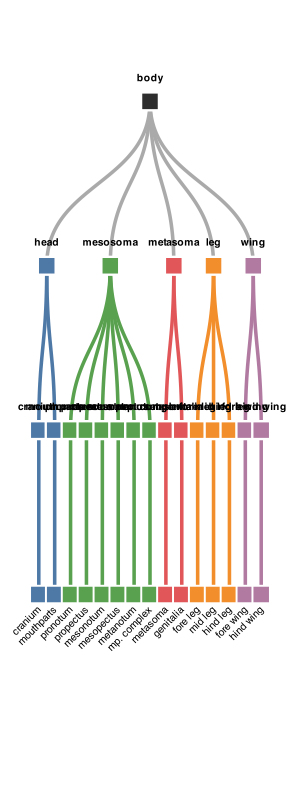

Generate this figure with R:
# install.packages(c("igraph", "ggraph", "ggplot2"))
library(igraph)
library(ggraph)
library(ggplot2)



# ── palette (matches alluvial_base.R) ─────────────────────────────────────────
group_pal <- c(
  head     = "#4e79a7",
  mesosoma = "#59a14f",
  metasoma = "#e15759",
  leg      = "#f28e2b",
  wing     = "#b07aa1",
  body     = "#2d2d2d"
)

# ── edges ──────────────────────────────────────────────────────────────────────
# "metasoma_g" is the internal Level-2 group node; avoids name collision with
# the Level-1 leaf also called "metasoma" (cleaned from "metasoma gen.").
# Edge order controls left-to-right leaf order in the dendrogram.
edges <- rbind(
  data.frame(from = "body",       to = c("head", "mesosoma", "metasoma_g", "leg", "wing")),
  data.frame(from = "head",       to = c("cranium", "mouthparts")),
  data.frame(from = "mesosoma",   to = c("pronotum", "propectus", "mesonotum",
                                          "mesopectus", "metanotum", "mp. complex")),
  data.frame(from = "metasoma_g", to = c("metasoma", "genitalia")),
  data.frame(from = "leg",        to = c("fore leg", "mid leg", "hind leg")),
  data.frame(from = "wing",       to = c("fore wing", "hind wing")),
  # Level-1 → Level-0: each region connects to its own bottom copy
  data.frame(
    from = c("cranium", "mouthparts",
             "pronotum", "propectus", "mesonotum", "mesopectus", "metanotum", "mp. complex",
             "metasoma", "genitalia",
             "fore leg", "mid leg", "hind leg",
             "fore wing", "hind wing"),
    to   = paste0("lf_", c("cranium", "mouthparts",
                            "pronotum", "propectus", "mesonotum", "mesopectus", "metanotum", "mp. complex",
                            "metasoma", "genitalia",
                            "fore leg", "mid leg", "hind leg",
                            "fore wing", "hind wing"))
  )
)

# ── nodes ──────────────────────────────────────────────────────────────────────
nodes <- data.frame(
  name = c(
    "body",
    "head",      "mesosoma",    "metasoma_g",       "leg",            "wing",
    "cranium",   "mouthparts",
    "pronotum",  "propectus",   "mesonotum",        "mesopectus",
    "metanotum", "mp. complex",
    "metasoma",  "genitalia",
    "fore leg",  "mid leg",     "hind leg",
    "fore wing", "hind wing",
    # Level-0 leaves (lf_ prefix for unique igraph names, same display labels)
    paste0("lf_", c("cranium", "mouthparts",
                    "pronotum", "propectus", "mesonotum", "mesopectus", "metanotum", "mp. complex",
                    "metasoma", "genitalia",
                    "fore leg", "mid leg", "hind leg",
                    "fore wing", "hind wing"))
  ),
  label = c(
    "body",
    "head",      "mesosoma",    "metasoma",         "leg",            "wing",
    "cranium",   "mouthparts",
    "pronotum",  "propectus",   "mesonotum",        "mesopectus",
    "metanotum", "mp. complex",
    "metasoma",  "genitalia",
    "fore leg",  "mid leg",     "hind leg",
    "fore wing", "hind wing",
    # same display labels as Level-1
    c("cranium", "mouthparts",
      "pronotum", "propectus", "mesonotum", "mesopectus", "metanotum", "mp. complex",
      "metasoma", "genitalia",
      "fore leg", "mid leg", "hind leg",
      "fore wing", "hind wing")
  ),
  group = c(
    "body",
    "head",      "mesosoma",    "metasoma",         "leg",            "wing",
    "head",      "head",
    "mesosoma",  "mesosoma",    "mesosoma",         "mesosoma",
    "mesosoma",  "mesosoma",
    "metasoma",  "metasoma",
    "leg",       "leg",         "leg",
    "wing",      "wing",
    # Level-0 inherits same groups as Level-1
    c("head",     "head",
      "mesosoma", "mesosoma", "mesosoma", "mesosoma", "mesosoma", "mesosoma",
      "metasoma", "metasoma",
      "leg",      "leg",      "leg",
      "wing",     "wing")
  ),
  stringsAsFactors = FALSE
)

# ── graph ──────────────────────────────────────────────────────────────────────
g <- graph_from_data_frame(edges, vertices = nodes, directed = TRUE)

# ══ OPTIONS ═══════════════════════════════════════════════════════════════════
# Switch between node styles:  "circle"  or  "rect"
node_style <- "rect"

# Circle options
circle_size_internal <- 6   # dot diameter for root + Level-2 nodes
circle_size_leaf     <- 6    # dot diameter for leaf nodes
circle_label_size    <- 3    # text size inside circles

# Rect options
rect_corner_radius   <- 0.3  # unit(r, "lines"); 0 = sharp rectangle
rect_label_size      <- 2.6  # text size inside rectangles
# ══════════════════════════════════════════════════════════════════════════════

# ── node layers ───────────────────────────────────────────────────────────────
# Labels are always OUTSIDE the nodes in black.
# Internal-node labels appear above; leaf labels appear below at 45°.
if (node_style == "circle") {
  node_geoms <- list(
    geom_node_point(
      data = function(x) x[!x$leaf, ],
      aes(fill = group), shape = 21, size = circle_size_internal,
      colour = "white", stroke = 1.2
    ),
    geom_node_point(
      data = function(x) x[x$leaf, ],
      aes(fill = group), shape = 21, size = circle_size_leaf,
      colour = "white", stroke = 1
    ),
    geom_node_text(
      data = function(x) x[!x$leaf, ],
      aes(label = label), colour = "black",
      size = circle_label_size, fontface = "bold",
      nudge_y = 0.12, vjust = 0, hjust = 0.5
    ),
    geom_node_text(
      data = function(x) x[x$leaf, ],
      aes(label = label), colour = "black",
      size = circle_label_size, angle = 45, hjust = 1,
      nudge_y = -0.08
    )
  )
} else {
  # "rect" uses shape 22 (filled square); increase circle_size_internal/leaf
  # to make them bigger. rect_corner_radius is unused in this mode.
  node_geoms <- list(
    geom_node_point(
      data = function(x) x[!x$leaf, ],
      aes(fill = group), shape = 22, size = circle_size_internal,
      colour = "white", stroke = 1.2
    ),
    geom_node_point(
      data = function(x) x[x$leaf, ],
      aes(fill = group), shape = 22, size = circle_size_leaf,
      colour = "white", stroke = 1
    ),
    geom_node_text(
      data = function(x) x[!x$leaf, ],
      aes(label = label), colour = "black",
      size = rect_label_size, fontface = "bold",
      nudge_y = 0.12, vjust = 0, hjust = 0.5
    ),
    geom_node_text(
      data = function(x) x[x$leaf, ],
      aes(label = label), colour = "black",
      size = rect_label_size, angle = 45, hjust = 1,
      nudge_y = -0.08
    )
  )
}

# ── plot ───────────────────────────────────────────────────────────────────────
# Vertical layout: root at top, leaves at bottom.
# Edges body→Level2 share one neutral colour; Level2→Level1 edges are coloured
# by the child's anatomical group.
body_edge_col <- "#aaaaaa"   # colour for the 5 root→group branches

p <- ggraph(g, layout = "dendrogram") +
  # root → Level-2 edges: one neutral colour
  geom_edge_diagonal(
    aes(filter = node1.group == "body"),
    colour = body_edge_col, width = 1.2, alpha = 1
  ) +
  # Level-2 → Level-1 edges: coloured by child's group
  geom_edge_diagonal(
    aes(colour = node2.group, filter = node1.group != "body"),
    width = 1.2, alpha = 1
  ) +
  node_geoms +
  scale_fill_manual(values = group_pal,  guide = "none") +
  scale_colour_manual(values = group_pal, guide = "none") +
  scale_edge_colour_manual(values = group_pal, guide = "none") +
  coord_cartesian(clip = "off") +   # allow leaf labels to extend below panel
  theme_void() +
  theme(plot.margin = margin(40, 20, 120, 20))  # large bottom margin for labels

print(p)

# ── save ──────────────────────────────────────────────────────────────────────
ggsave("alluvial-plot/anatomy_tree.pdf", p, width = 3, height = 8,
        device = cairo_pdf)
# ggsave("../figures/anatomy_tree.svg", p, width = 14, height = 8)
